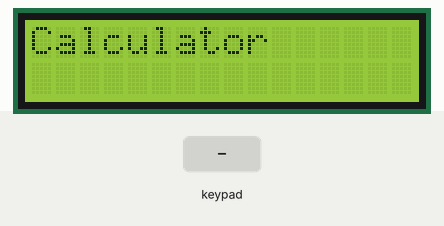
A sketch run on a simulated ESP32. Shown: 16×2 character LCD. The inputs (shaded band) are chosen by the test bench. What the sketch prints to the serial monitor is not drawn.

Above: at 0.1 s.
2.8 s: keypad keys 1 3 1 2 1 4 2 7 # pressed 0.4 s apart
At 6.4 s:
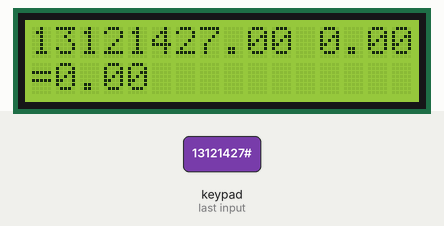
7.9 s: key 'A' pressed
At 10.5 s:
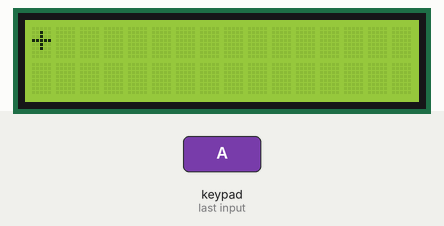
10.9 s: key 'C' pressed
12.4 s: keypad keys 1 3 1 2 1 4 2 7 * pressed 0.4 s apart
At 16.0 s:
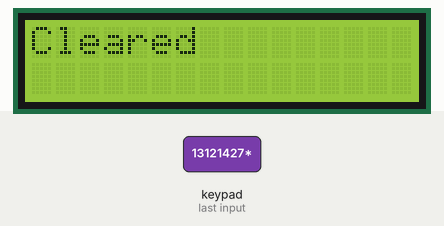
17.5 s: key 'D' pressed
At 18.7 s:
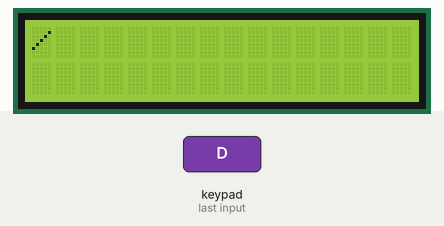
19.0 s: keypad keys 2 6 2 5 3 3 3 2 # pressed 0.4 s apart
At 22.6 s:
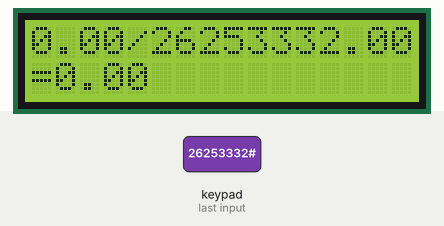
Timing chart, 0 to 24.1 s (numbered marks = the images above; inputs shaded):
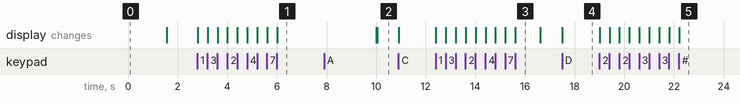

Measured:
- after the input at 2.8 s, the display: first changes at once (image 1 shows a later state)
- after the input at 7.9 s, the display: first differs from a run without the input after 2.1 s (image 2)
- after the input at 12.4 s, the display: first changes at once (image 3 shows a later state)
- after the input at 17.5 s, the display: changes at once (image 4)
- after the input at 19.0 s, the display: first changes at once (image 5 shows a later state)
- what the display in image 3 shows lasts 1.0 s, from 15.6 s to 16.6 s

The sketch:

esp32_calculator.ino
```cpp
#include <LiquidCrystal.h>
#include <Keypad.h>

// LCD Pins: RS,E,D4,D5,D6,D7
LiquidCrystal lcd(23,22,21,19,18,5);

// Keypad
const byte ROWS = 4;
const byte COLS = 4;

char keys[ROWS][COLS]={
{'1','2','3','A'},
{'4','5','6','B'},
{'7','8','9','C'},
{'*','0','#','D'}
};

byte rowPins[ROWS]={13,12,14,27};
byte colPins[COLS]={26,25,33,32};

Keypad keypad = Keypad(makeKeymap(keys),rowPins,colPins,ROWS,COLS);

String num1="";
String num2="";
char op='\0';
bool secondNumber=false;

void setup()
{
  Serial.begin(115200);

  lcd.begin(16,2);
  lcd.clear();
  lcd.print("Calculator");
  delay(1500);
  lcd.clear();
}

void loop()
{
  char key=keypad.getKey();

  if(key)
  {
    Serial.print("Key : ");
    Serial.println(key);

    // Number
    if(key>='0' && key<='9')
    {
      if(!secondNumber)
      {
        num1+=key;
      }
      else
      {
        num2+=key;
      }
    }

    // Operators
    else if(key=='A')
    {
      op='+';
      secondNumber=true;
    }

    else if(key=='B')
    {
      op='-';
      secondNumber=true;
    }

    else if(key=='C')
    {
      op='*';
      secondNumber=true;
    }

    else if(key=='D')
    {
      op='/';
      secondNumber=true;
    }

    // Equals
    else if(key=='#')
    {
      float a=num1.toFloat();
      float b=num2.toFloat();
      float ans=0;

      switch(op)
      {
        case '+':
          ans=a+b;
          break;

        case '-':
          ans=a-b;
          break;

        case '*':
          ans=a*b;
          break;

        case '/':
          if(b!=0)
            ans=a/b;
          else
          {
            lcd.clear();
            lcd.print("Divide Error");
            delay(2000);
            num1="";
            num2="";
            secondNumber=false;
            op='\0';
            lcd.clear();
            return;
          }
          break;
      }

      lcd.clear();

      lcd.print(a);
      lcd.print(op);
      lcd.print(b);

      lcd.setCursor(0,1);
      lcd.print("=");
      lcd.print(ans);

      Serial.print("Answer = ");
      Serial.println(ans);

      delay(4000);

      num1="";
      num2="";
      secondNumber=false;
      op='\0';
      lcd.clear();
    }

    // Clear
    else if(key=='*')
    {
      num1="";
      num2="";
      secondNumber=false;
      op='\0';

      lcd.clear();
      lcd.print("Cleared");
      delay(1000);
      lcd.clear();
    }

    // Display Input
    lcd.setCursor(0,0);
    lcd.print("                ");
    lcd.setCursor(0,0);

    lcd.print(num1);

    if(op!='\0')
      lcd.print(op);

    lcd.print(num2);
  }
}
```
